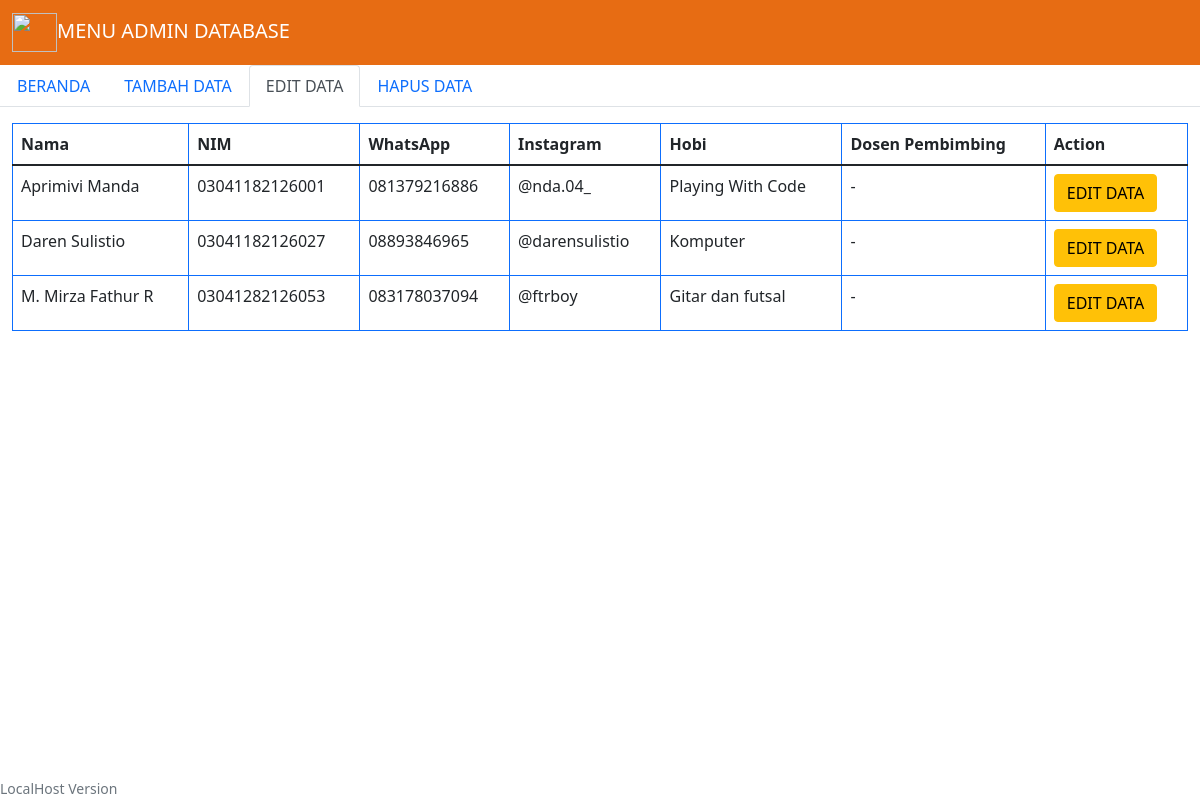
The page /menu_edit_data.php on the database its author committed.
### tables this page shows
CREATE TABLE IF NOT EXISTS `data_user` (
  `ID` int(1) NOT NULL AUTO_INCREMENT,
  `Nama` varchar(255) NOT NULL,
  `NIM` varchar(255) NOT NULL,
  `WA` varchar(255) NOT NULL,
  `IG` varchar(255) NOT NULL,
  `Hobi` varchar(255) NOT NULL,
  `Dosen_PA` varchar(255) NOT NULL,
  PRIMARY KEY (`ID`),
  KEY `ID` (`ID`)
);

### menu_edit_data.php (the view, shortened to what this page needs)
<?php
$servername = "localhost";
$username = "root";
$password = "";
$database = "database";
$conn = new mysqli($servername, $username, $password, $database);
    $read = "SELECT * FROM data_user";
    $result = $conn->query($read);
?>
<!doctype html>
<html lang="en">
<head>
    <link href="https://cdn.jsdelivr.net/npm/bootstrap@5.1.1/dist/css/bootstrap.min.css" rel="stylesheet">
</head>
<body>
<div class="container-fixed sticky-top">
    <nav class="navbar navbar-dark" style="background-color:#e76c13;">
    <div class="container-fluid">
    <a class="navbar-brand">
    <img src="https://i.ibb.co/fq3mfTs/Seek-Png-com-cinta-vector-png-3807393.png" width="45px" height="39px">MENU ADMIN DATABASE</a>
    </nav>
    <ul class="nav nav-tabs" style="background-color:white;">
    <li class="nav-item">
    <a class="nav-link" href="index.php">BERANDA</a>
    </li>
    <li class="nav-item">
    <a class="nav-link" href="menu_admin.php">TAMBAH DATA</a>
    </li>
    <li class="nav-item">
    <a class="nav-link active" href="menu_edit_data.php">EDIT DATA</a>
    </li>
    <li class="nav-item">
    <a class="nav-link" href="menu_hapus_data.php">HAPUS DATA</a>
    </li>
    </ul>
    </div>
<div class="container-fluid table-responsive">
<table class="table mt-3 table-bordered border-primary">
<thead>
    <tr>
    <th scope="col">Nama</th>
    <th scope="col">NIM</th>
    <th scope="col">WhatsApp</th>
    <th scope="col">Instagram</th>
    <th scope="col">Hobi</th>
    <th scope="col">Dosen Pembimbing</th>
    <th scope="col">Action</th>
    </tr>
</thead>
<tbody>
    <?php foreach($result as $r) { ?>
    <tr>
    <td><?php echo $r ['Nama'] ?></td>
    <td><?php echo $r ['NIM'] ?></td>
    <td><?php echo $r ['WA'] ?></td>
    <td><?php echo $r ['IG'] ?></td>
    <td><?php echo $r ['Hobi'] ?></td>
    <td><?php echo $r ['Dosen_PA'] ?></td>
    <td>
        <form action="form_edit_data.php" method="POST">
        <button type="submit" class="btn btn-warning">EDIT DATA</button>
        </form>
    </td>
    </tr>
    <?php } ?>
</tbody>
</table>
</div>
<p class="card-text mb-auto fixed-bottom"><small class="text-muted">LocalHost Version</small></p>
</body>
</html>

### rows shown on the page
data_user: Nama "Aprimivi Manda", NIM "03041182126001", WA "081379216886", IG "@nda.04_", Hobi "Playing With Code", Dosen_PA "-"
data_user: Nama "Daren Sulistio", NIM "03041182126027", WA "08893846965", IG "@darensulistio", Hobi "Komputer", Dosen_PA "-"
data_user: Nama "M. Mirza Fathur R", NIM "03041282126053", WA "083178037094", IG "@ftrboy", Hobi "Gitar dan futsal", Dosen_PA "-"
